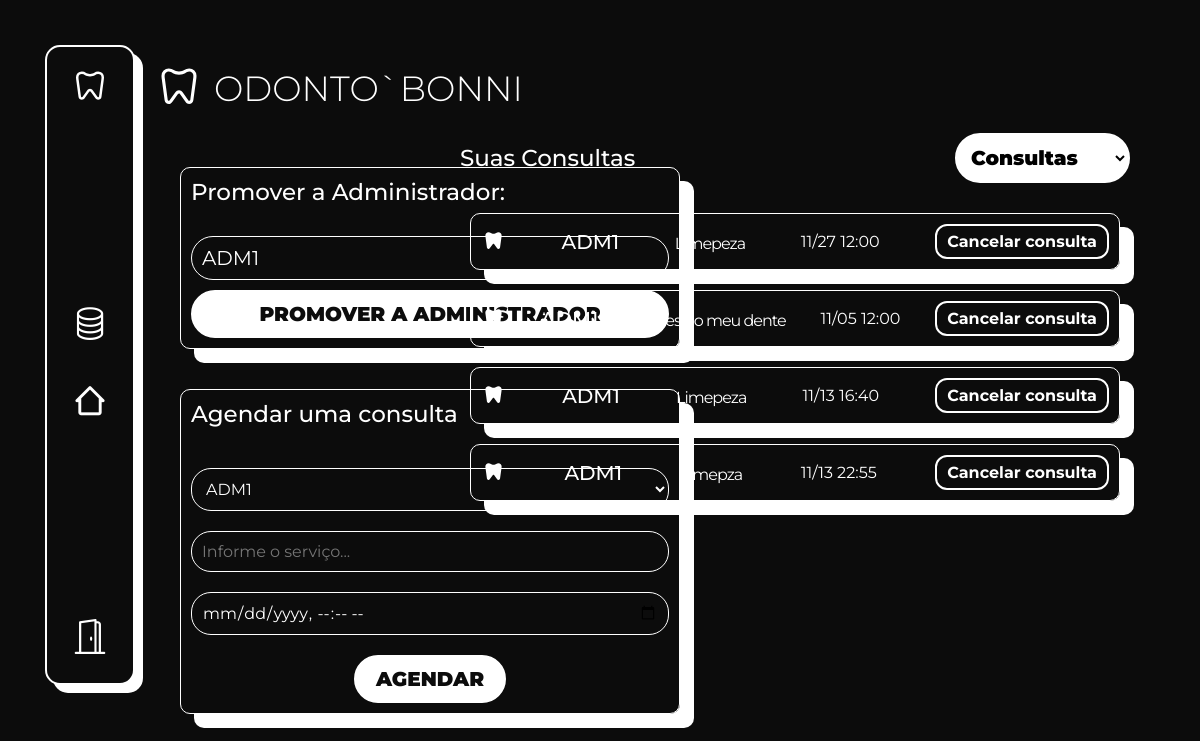
/ (signed in), run on the app's committed database.
### app/models.py (models this page shows)
class Consulta(database.Model):
    id = database.Column(database.Integer, primary_key=True)
    servico = database.Column(database.String(50), nullable=False)
    motivo = database.Column(database.String(120))
    data = database.Column(database.DateTime, nullable=False)
    user_name = database.Column(database.String, nullable=False)
    usuario_id = database.Column(database.Integer, database.ForeignKey('usuario.id'), nullable=False)
    usuario = database.relationship('Usuario', back_populates='consultas')

### app/routes.py (the view, shortened to what this page needs)
@app.route("/", methods=['GET', 'POST'])
def homepage():
    users = Usuario.query.all()
    is_admin = current_user.is_authenticated and getattr(current_user, 'is_admin', False)
    solicitacoes = Solicitacao.query.all()
    consultas = Consulta.query.all()
    datas_agendadas = [consulta.data for consulta in consultas]
    form_solicitacao = FormSolicitacao()
    form_consulta = FormConsulta()
    form_consulta.username.choices = [(usuario.id, usuario.username) for usuario in users]
    return render_template(
        "homepage.html",
        admin=is_admin,
        users=users,
        form_solicitacao=form_solicitacao,
        form_consulta=form_consulta,
        datas_agendadas=datas_agendadas,
        solicitacoes=solicitacoes,
        consultas=consultas
    )

### app/forms.py
class FormSolicitacao(FlaskForm):
    servico = StringField('Nome', validators=[DataRequired()])
    motivo = TextAreaField('Email', validators=[DataRequired()])
    data = DateTimeLocalField('Data da Consulta', validators=[DataRequired()], format='%Y-%m-%dT%H:%M')
    submit = SubmitField('Enviar')

class FormConsulta(FlaskForm):
    username = SelectField('Selecione um usuário:', validators=[DataRequired()], choices=[])
    servico = StringField('Selecione um serviço: ', validators=[DataRequired()])
    data = DateTimeLocalField('Selecione uma data: ', validators=[DataRequired()])
    submit = SubmitField('Agendar')

### app/__init__.py (called while the page is built)
@login_manager.user_loader
def load_user(user_id):
    return Usuario.query.get(int(user_id))

### app/templates/homepage.html (shortened to what this page needs)
{% extends 'base.html' %}  {%block body%} {% if current_user.is_authenticated %} {%include
'navbar.html'%}
<main class="home">
  {% if admin %}
  <div class="divColumn">
    <form method="POST" action="{{ url_for('promote') }}" id="promote-form">
      <h2 for="user_id">Promover a Administrador:</h2>
      <select name="user_id" id="user_id">
        {% for user in users %}
        <option value="{{ user.id }}">{{ user.username }}</option>
        {% endfor %}
      </select>
      <button type="submit">Promover a Administrador</button>
    </form>
    <form method="post" action="{{url_for('homepage')}}" class="formConsulta">
      <h2>Agendar uma consulta</h2>
      <div class="divInput">
          {{ form_consulta.username(class="form-control select2") }}
      </div>
      <div class="divInput">
          {{ form_consulta.servico(class="form-control", placeholder="Informe o serviço...") }}
      </div>
      <div class="divInput">
          {{ form_consulta.data(class="form-control", placeholder="Clique para adicionar uma data...") }}
      </div>
      {{form_consulta.submit(type="submit", id="btnSubmitConsulta")}}
  </form>
  </div>
  <div class="divColumn2">
    <div class="suasConsultas">
      <div class="selectCoSo">
        <div class="title">
          <h2 id="consultaTitle">Suas Consultas</h2>
        </div>
        <select
          name="consultasSolicitacoesSelect"
          id="consultasSolicitacoesSelect"
          onchange="alternarConteudo()"
        >
          <option value="consultas" selected>Consultas</option>
        </select>
      </div>
      <div class="listEvents">
        <ul id="consultas" class="listaPedidos">
          {% for consulta in consultas %}
          <li>
            <div class="motivoIcon">
              {{consulta.user_name}}
            </div>
            <div class="title">
              <span class="titleText"> {{ consulta.servico }}</span>
            </div>
            <div class="data">
              <span class="dataText"
                >{{ consulta.data.strftime('%m/%d %H:%M') }}</span
              >
            </div>
            <div class="buttonBox">
              <form
                action="{{ url_for('cancelarConsulta', id=consulta.id) }}"
                method="POST"
                style="display: inline"
              >
                <button>Cancelar consulta</button>
              </form>
            </div>
          </li>
          {% else %}
          <p class="semConsultas" style="font-size: 2rem">
            Você não tem consultas agendadas.
          </p>
          {% endfor %}
        </ul>
      </div>
    </div>
  </div>
  {% endif %}
</main>
{%endif%} {%endblock%}

### app/templates/base.html (shortened to what this page needs)
<!DOCTYPE html>
<html lang="en">
  <head>
    <link
      href="https://unpkg.com/boxicons@2.1.4/css/boxicons.min.css"
      rel="stylesheet"
    />
    <link
      rel="stylesheet"
      href="{{ url_for('static', filename='css/style.css') }}"
    />
    <link
      href="https://unpkg.com/boxicons@2.1.4/css/boxicons.min.css"
      rel="stylesheet"
    />
    <link
      rel="stylesheet"
      href="https://cdn.jsdelivr.net/npm/bootstrap-icons@1.11.3/font/bootstrap-icons.min.css"
    />
    <link
      rel="stylesheet"
      href="https://cdn.jsdelivr.net/npm/flatpickr/dist/flatpickr.min.css"
    />
    <link
      href="https://cdn.jsdelivr.net/npm/select2@4.1.0-rc.0/dist/css/select2.min.css"
      rel="stylesheet"
    />
  </head>
  <body>
    {% block body %} {% endblock %}
  </body>
</html>

### app/templates/navbar.html (shortened to what this page needs)
<header class="container-header">
  <div class="logoHeader">
    <h2>ODONTO`BONNI</h2>
  </div>
</header>
<div class="divNav">
  <nav id="navation">
    <div class="logo">
    </div>
    <ul>
      {% if current_user.is_authenticated %} {% if current_user.is_admin %}
      <li>
        <a href="{{url_for('admin')}}">
          <i class="bi bi-database"></i>
        </a>
      </li>
      <li>
        <a href="{{url_for('homepage')}}"><i class="bx bx-home-alt-2"></i></a>
      </li>
      {%else%}
      <li>
        <a href="{{url_for('homepage')}}">
          <i class="bi bi-house"></i>
        </a>
      </li>
      {%endif%} {% endif %}
    </ul>
    <div id="perfil">
      <ul>
        {% if current_user.is_authenticated %}
        <li id="logout">
          <i class="bi bi-door-open"></i>
        </li>
        {% endif %}
      </ul>
    </div>
  </nav>
</div>

### app/static/css/style.css (style rules this page uses)
* { margin: 0; padding: 0; box-sizing: border-box; }
:root { --bg-color-primary: #fff; --color-font-details: #0000ff; --color-details-black: #0c0c0c; --color-outline-blue: #badae7ae; --color-error-js: #ff0000; --color-border-input: #ddd; }
html, body { scroll-behavior: smooth; display: flex; flex-direction: column; background-color: var(--color-details-black) !important; font-family: "Montserrat", sans-serif !important; font-size: 62.5% !important; width: 100%; height: 100%; color: var(--bg-color-primary) !important; }
a { text-decoration: none !important; color: inherit !important; }
main { height: 100%; padding: 2rem 0 0 0; }

### data on the page
Consulta: user_name "ADM1", servico "Limepeza", data "11/27 12:00"
Consulta: user_name "ADM1", servico "Lentes no meu dente", data "11/05 12:00"
Consulta: user_name "ADM1", servico "Limepeza", data "11/13 16:40"
Consulta: user_name "ADM1", servico "Limepza", data "11/13 22:55"

### other printed values
form field user_id "ADM1"
